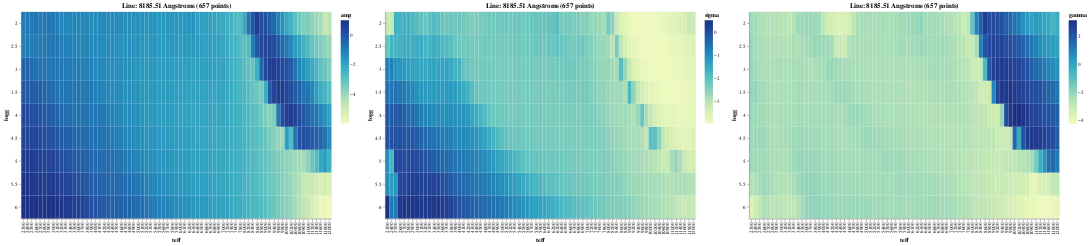

The cell this chart's notebook holds for it:
### Code cell
df_heat = df.query('center == @current_line')
x1 = alt.Chart(df_heat).mark_rect().encode(x='teff:O', y='logg:O', color='amp:Q')\
    .properties(width=600, height=400, title=f'Line: {current_line} Angstroms ({len(df_heat)} points)')
x2 = alt.Chart(df_heat).mark_rect().encode(x='teff:O', y='logg:O', color='sigma:Q')\
    .properties(width=600, height=400, title=f'Line: {current_line} Angstroms ({len(df_heat)} points)')
x3 = alt.Chart(df_heat).mark_rect().encode(x='teff:O', y='logg:O', color='gamma:Q')\
    .properties(width=600, height=400, title=f'Line: {current_line} Angstroms ({len(df_heat)} points)')

((x1 | x2 | x3).resolve_scale(color='independent'))

### Figure 1 — Vega specification as saved in the notebook (floating-point values rounded to 4 significant figures; data arrays with more than 128 entries replaced by an {"elided": "..."} marker saying what was removed)
{"$schema": "https://vega.github.io/schema/vega/v5.json", "data": [{"name": "source_0"}, {"name": "data_0", "values": {"elided": "657 records"}}, {"name": "data_1", "values": {"elided": "657 records"}}, {"name": "data_2", "values": {"elided": "657 records"}}, {"name": "data_0_concat_0_x_domain_teff", "values": [{"teff": 6100}, {"teff": 4300}, {"teff": 6000}, {"teff": 6600}, {"teff": 3800}, {"teff": 5000}, {"teff": 11600}, {"teff": 5900}, {"teff": 4900}, {"teff": 10400}, {"teff": 5600}, {"teff": 4200}, {"teff": 7400}, {"teff": 2400}, {"teff": 4100}, {"teff": 2700}, {"teff": 3300}, {"teff": 5300}, {"teff": 3100}, {"teff": 5400}, {"teff": 2600}, {"teff": 4800}, {"teff": 8400}, {"teff": 8000}, {"teff": 6700}, {"teff": 7000}, {"teff": 6800}, {"teff": 5500}, {"teff": 6900}, {"teff": 5200}, {"teff": 11000}, {"teff": 2900}, {"teff": 10800}, {"teff": 11400}, {"teff": 9400}, {"teff": 9000}, {"teff": 3500}, {"teff": 5700}, {"teff": 2300}, {"teff": 3600}, {"teff": 5800}, {"teff": 3900}, {"teff": 4600}, {"teff": 6400}, {"teff": 8200}, {"teff": 2500}, {"teff": 6200}, {"teff": 9200}, {"teff": 9800}, {"teff": 4400}, {"teff": 10000}, {"teff": 7200}, {"teff": 3000}, {"teff": 11800}, {"teff": 7800}, {"teff": 4700}, {"teff": 12000}, {"teff": 4000}, {"teff": 8800}, {"teff": 3200}, {"teff": 5100}, {"teff": 10200}, {"teff": 7600}, {"teff": 6500}, {"teff": 8600}, {"teff": 11200}, {"teff": 10600}, {"teff": 9600}, {"teff": 4500}, {"teff": 2800}, {"teff": 3400}, {"teff": 6300}, {"teff": 3700}]}, {"name": "data_0_concat_0_y_domain_logg", "values": [{"logg": 4.0}, {"logg": 3.0}, {"logg": 4.5}, {"logg": 2.0}, {"logg": 6.0}, {"logg": 5.5}, {"logg": 5.0}, {"logg": 2.5}, {"logg": 3.5}]}, {"name": "data_0_concat_0_color_domain_amp", "values": [{"min": -5.99, "max": 1.037}]}, {"name": "data_1_concat_1_x_domain_teff", "values": [{"teff": 6100}, {"teff": 4300}, {"teff": 6000}, {"teff": 6600}, {"teff": 3800}, {"teff": 5000}, {"teff": 11600}, {"teff": 5900}, {"teff": 4900}, {"teff": 10400}, {"teff": 5600}, {"teff": 4200}, {"teff": 7400}, {"teff": 2400}, {"teff": 4100}, {"teff": 2700}, {"teff": 3300}, {"teff": 5300}, {"teff": 3100}, {"teff": 5400}, {"teff": 2600}, {"teff": 4800}, {"teff": 8400}, {"teff": 8000}, {"teff": 6700}, {"teff": 7000}, {"teff": 6800}, {"teff": 5500}, {"teff": 6900}, {"teff": 5200}, {"teff": 11000}, {"teff": 2900}, {"teff": 10800}, {"teff": 11400}, {"teff": 9400}, {"teff": 9000}, {"teff": 3500}, {"teff": 5700}, {"teff": 2300}, {"teff": 3600}, {"teff": 5800}, {"teff": 3900}, {"teff": 4600}, {"teff": 6400}, {"teff": 8200}, {"teff": 2500}, {"teff": 6200}, {"teff": 9200}, {"teff": 9800}, {"teff": 4400}, {"teff": 10000}, {"teff": 7200}, {"teff": 3000}, {"teff": 11800}, {"teff": 7800}, {"teff": 4700}, {"teff": 12000}, {"teff": 4000}, {"teff": 8800}, {"teff": 3200}, {"teff": 5100}, {"teff": 10200}, {"teff": 7600}, {"teff": 6500}, {"teff": 8600}, {"teff": 11200}, {"teff": 10600}, {"teff": 9600}, {"teff": 4500}, {"teff": 2800}, {"teff": 3400}, {"teff": 6300}, {"teff": 3700}]}, {"name": "data_1_concat_1_y_domain_logg", "values": [{"logg": 4.0}, {"logg": 3.0}, {"logg": 4.5}, {"logg": 2.0}, {"logg": 6.0}, {"logg": 5.5}, {"logg": 5.0}, {"logg": 2.5}, {"logg": 3.5}]}, {"name": "data_1_concat_1_color_domain_sigma", "values": [{"min": -3.968, "max": 0.5351}]}, {"name": "data_2_concat_2_x_domain_teff", "values": [{"teff": 6100}, {"teff": 4300}, {"teff": 6000}, {"teff": 6600}, {"teff": 3800}, {"teff": 5000}, {"teff": 11600}, {"teff": 5900}, {"teff": 4900}, {"teff": 10400}, {"teff": 5600}, {"teff": 4200}, {"teff": 7400}, {"teff": 2400}, {"teff": 4100}, {"teff": 2700}, {"teff": 3300}, {"teff": 5300}, {"teff": 3100}, {"teff": 5400}, {"teff": 2600}, {"teff": 4800}, {"teff": 8400}, {"teff": 8000}, {"teff": 6700}, {"teff": 7000}, {"teff": 6800}, {"teff": 5500}, {"teff": 6900}, {"teff": 5200}, {"teff": 11000}, {"teff": 2900}, {"teff": 10800}, {"teff": 11400}, {"teff": 9400}, {"teff": 9000}, {"teff": 3500}, {"teff": 5700}, {"teff": 2300}, {"teff": 3600}, {"teff": 5800}, {"teff": 3900}, {"teff": 4600}, {"teff": 6400}, {"teff": 8200}, {"teff": 2500}, {"teff": 6200}, {"teff": 9200}, {"teff": 9800}, {"teff": 4400}, {"teff": 10000}, {"teff": 7200}, {"teff": 3000}, {"teff": 11800}, {"teff": 7800}, {"teff": 4700}, {"teff": 12000}, {"teff": 4000}, {"teff": 8800}, {"teff": 3200}, {"teff": 5100}, {"teff": 10200}, {"teff": 7600}, {"teff": 6500}, {"teff": 8600}, {"teff": 11200}, {"teff": 10600}, {"teff": 9600}, {"teff": 4500}, {"teff": 2800}, {"teff": 3400}, {"teff": 6300}, {"teff": 3700}]}, {"name": "data_2_concat_2_y_domain_logg", "values": [{"logg": 4.0}, {"logg": 3.0}, {"logg": 4.5}, {"logg": 2.0}, {"logg": 6.0}, {"logg": 5.5}, {"logg": 5.0}, {"logg": 2.5}, {"logg": 3.5}]}, {"name": "data_2_concat_2_color_domain_gamma", "values": [{"min": -4.235, "max": 3.167}]}], "signals": [{"name": "childWidth", "value": 600}], "marks": [{"type": "group", "name": "concat_0_group", "encode": {"update": {"width": {"signal": "childWidth"}, "height": {"signal": "height"}}}, "marks": [{"type": "rect", "name": "concat_0_marks", "from": {"data": "data_0"}, "encode": {"update": {"height": {"signal": "max(0.25, bandwidth('concat_0_y'))"}, "x": {"field": "teff", "scale": "concat_0_x"}, "fill": {"field": "amp", "scale": "concat_0_color"}, "description": {"signal": "\"teff: \" + (isValid(datum[\"teff\"]) ? datum[\"teff\"] : \"\"+datum[\"teff\"]) + \"; logg: \" + (isValid(datum[\"logg\"]) ? datum[\"logg\"] : \"\"+datum[\"logg\"]) + \"; amp: \" + (format(datum[\"amp\"], \"\"))"}, "y": {"field": "logg", "scale": "concat_0_y"}, "width": {"signal": "max(0.25, bandwidth('concat_0_x'))"}}}, "style": ["rect"]}], "axes": [{"scale": "concat_0_x", "labelBaseline": "middle", "orient": "bottom", "zindex": 1, "grid": false, "title": "teff", "labelAlign": "right", "labelAngle": 270}, {"scale": "concat_0_y", "grid": false, "title": "logg", "zindex": 1, "orient": "left"}], "title": {"text": "Line: 8185.51 Angstroms (657 points)", "frame": "group"}, "style": "cell", "legends": [{"fill": "concat_0_color", "gradientLength": {"signal": "clamp(height, 64, 200)"}, "title": "amp"}]}, {"type": "group", "name": "concat_1_group", "encode": {"update": {"width": {"signal": "childWidth"}, "height": {"signal": "height"}}}, "marks": [{"type": "rect", "name": "concat_1_marks", "from": {"data": "data_1"}, "encode": {"update": {"fill": {"field": "sigma", "scale": "concat_1_color"}, "description": {"signal": "\"teff: \" + (isValid(datum[\"teff\"]) ? datum[\"teff\"] : \"\"+datum[\"teff\"]) + \"; logg: \" + (isValid(datum[\"logg\"]) ? datum[\"logg\"] : \"\"+datum[\"logg\"]) + \"; sigma: \" + (format(datum[\"sigma\"], \"\"))"}, "height": {"signal": "max(0.25, bandwidth('concat_1_y'))"}, "width": {"signal": "max(0.25, bandwidth('concat_1_x'))"}, "x": {"field": "teff", "scale": "concat_1_x"}, "y": {"field": "logg", "scale": "concat_1_y"}}}, "style": ["rect"]}], "axes": [{"scale": "concat_1_x", "labelBaseline": "middle", "labelAlign": "right", "grid": false, "title": "teff", "zindex": 1, "orient": "bottom", "labelAngle": 270}, {"scale": "concat_1_y", "zindex": 1, "grid": false, "orient": "left", "title": "logg"}], "title": {"text": "Line: 8185.51 Angstroms (657 points)", "frame": "group"}, "style": "cell", "legends": [{"fill": "concat_1_color", "gradientLength": {"signal": "clamp(height, 64, 200)"}, "title": "sigma"}]}, {"type": "group", "name": "concat_2_group", "encode": {"update": {"height": {"signal": "height"}, "width": {"signal": "childWidth"}}}, "marks": [{"type": "rect", "name": "concat_2_marks", "from": {"data": "data_2"}, "encode": {"update": {"height": {"signal": "max(0.25, bandwidth('concat_2_y'))"}, "x": {"field": "teff", "scale": "concat_2_x"}, "fill": {"field": "gamma", "scale": "concat_2_color"}, "description": {"signal": "\"teff: \" + (isValid(datum[\"teff\"]) ? datum[\"teff\"] : \"\"+datum[\"teff\"]) + \"; logg: \" + (isValid(datum[\"logg\"]) ? datum[\"logg\"] : \"\"+datum[\"logg\"]) + \"; gamma: \" + (format(datum[\"gamma\"], \"\"))"}, "width": {"signal": "max(0.25, bandwidth('concat_2_x'))"}, "y": {"field": "logg", "scale": "concat_2_y"}}}, "style": ["rect"]}], "axes": [{"scale": "concat_2_x", "labelBaseline": "middle", "orient": "bottom", "zindex": 1, "labelAngle": 270, "grid": false, "title": "teff", "labelAlign": "right"}, {"scale": "concat_2_y", "grid": false, "zindex": 1, "orient": "left", "title": "logg"}], "title": {"text": "Line: 8185.51 Angstroms (657 points)", "frame": "group"}, "legends": [{"fill": "concat_2_color", "gradientLength": {"signal": "clamp(height, 64, 200)"}, "title": "gamma"}], "style": "cell"}], "scales": [{"name": "concat_0_x", "type": "band", "domain": {"data": "data_0_concat_0_x_domain_teff", "field": "teff", "sort": true}, "range": [0, {"signal": "childWidth"}], "paddingInner": 0, "paddingOuter": 0}, {"name": "concat_0_y", "type": "band", "domain": {"data": "data_0_concat_0_y_domain_logg", "field": "logg", "sort": true}, "range": [0, {"signal": "height"}], "paddingOuter": 0, "paddingInner": 0}, {"name": "concat_0_color", "type": "linear", "domain": [{"signal": "(data(\"data_0_concat_0_color_domain_amp\")[0] || {}).min"}, {"signal": "(data(\"data_0_concat_0_color_domain_amp\")[0] || {}).max"}], "range": "heatmap", "zero": false, "interpolate": "hcl"}, {"name": "concat_1_x", "type": "band", "domain": {"data": "data_1_concat_1_x_domain_teff", "field": "teff", "sort": true}, "range": [0, {"signal": "childWidth"}], "paddingInner": 0, "paddingOuter": 0}, {"name": "concat_1_y", "type": "band", "domain": {"data": "data_1_concat_1_y_domain_logg", "field": "logg", "sort": true}, "range": [0, {"signal": "height"}], "paddingInner": 0, "paddingOuter": 0}, {"name": "concat_1_color", "type": "linear", "domain": [{"signal": "(data(\"data_1_concat_1_color_domain_sigma\")[0] || {}).min"}, {"signal": "(data(\"data_1_concat_1_color_domain_sigma\")[0] || {}).max"}], "range": "heatmap", "zero": false, "interpolate": "hcl"}, {"name": "concat_2_x", "type": "band", "domain": {"data": "data_2_concat_2_x_domain_teff", "field": "teff", "sort": true}, "range": [0, {"signal": "childWidth"}], "paddingInner": 0, "paddingOuter": 0}, {"name": "concat_2_y", "type": "band", "domain": {"data": "data_2_concat_2_y_domain_logg", "field": "logg", "sort": true}, "range": [0, {"signal": "height"}], "paddingInner": 0, "paddingOuter": 0}, {"name": "concat_2_color", "type": "linear", "domain": [{"signal": "(data(\"data_2_concat_2_color_domain_gamma\")[0] || {}).min"}, {"signal": "(data(\"data_2_concat_2_color_domain_gamma\")[0] || {}).max"}], "range": "heatmap", "interpolate": "hcl", "zero": false}], "padding": 5, "height": 400, "background": "white", "layout": {"padding": 20, "bounds": "full", "align": "each"}}
